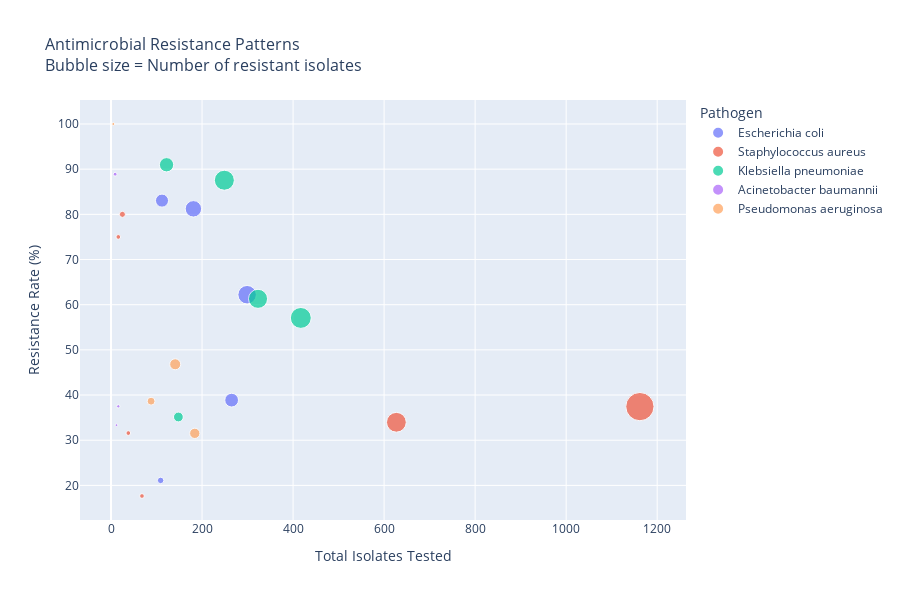

Notebook code for this chart:
### Markdown cell above
# 3. Antimicrobial Resistance Pattern Visualizations

Visualize resistance patterns and high-priority resistance combinations.

### Code cell
# Antimicrobial Resistance Visualizations
print("💊 CREATING ANTIMICROBIAL RESISTANCE VISUALIZATIONS")
print("=" * 60)

# Figure 4: High Resistance Rates (>50%) Heatmap
high_resistance = df_resistance[df_resistance['Resistance_Rate_Percent'] >= 50].copy()

if len(high_resistance) > 0:
    # Create pivot table for heatmap
    resistance_pivot = high_resistance.pivot_table(
        index='Organism', 
        columns='Drug_Name', 
        values='Resistance_Rate_Percent',
        fill_value=0
    )
    
    plt.figure(figsize=(14, 8))
    
    # Create heatmap
    sns.heatmap(resistance_pivot, 
                annot=True, 
                fmt='.1f', 
                cmap='Reds', 
                cbar_kws={'label': 'Resistance Rate (%)'}, 
                linewidths=0.5)
    
    plt.title('High Antimicrobial Resistance Rates (≥50%)\nKey Organism-Drug Combinations', 
              fontsize=14, fontweight='bold', pad=20)
    plt.xlabel('Antimicrobial Agent', fontsize=12, fontweight='bold')
    plt.ylabel('Pathogen', fontsize=12, fontweight='bold')
    plt.xticks(rotation=45, ha='right')
    plt.yticks(rotation=0)
    plt.tight_layout()
    
    # Save the figure
    resistance_heatmap_file = os.path.join(viz_output_dir, 'high_resistance_heatmap.png')
    plt.savefig(resistance_heatmap_file, dpi=300, bbox_inches='tight')
    print(f"✅ Saved: {resistance_heatmap_file}")
    plt.show()

# Figure 5: Resistance Rates by Organism (Bar Chart)
plt.figure(figsize=(14, 10))

# Calculate average resistance rate per organism
org_resistance = df_resistance.groupby('Organism')['Resistance_Rate_Percent'].agg(['mean', 'count']).round(2)
org_resistance = org_resistance[org_resistance['count'] >= 3]  # At least 3 drugs tested
org_resistance = org_resistance.sort_values('mean', ascending=True)

# Create horizontal bar chart
bars = plt.barh(range(len(org_resistance)), org_resistance['mean'], 
                color=sns.color_palette("coolwarm", len(org_resistance)))

plt.yticks(range(len(org_resistance)), org_resistance.index, fontsize=11)
plt.xlabel('Average Resistance Rate (%)', fontsize=12, fontweight='bold')
plt.title('Average Antimicrobial Resistance Rates by Pathogen\n(Organisms with ≥3 drugs tested)', 
          fontsize=14, fontweight='bold', pad=20)

# Add value labels
for i, (idx, row) in enumerate(org_resistance.iterrows()):
    plt.text(row['mean'] + 1, i, f"{row['mean']:.1f}%\n({int(row['count'])} drugs)", 
             va='center', fontsize=9)

plt.grid(axis='x', alpha=0.3)
plt.tight_layout()

# Save the figure
org_resistance_file = os.path.join(viz_output_dir, 'average_resistance_by_organism.png')
plt.savefig(org_resistance_file, dpi=300, bbox_inches='tight')
print(f"✅ Saved: {org_resistance_file}")
plt.show()

# Figure 6: Interactive Resistance Bubble Chart
fig = px.scatter(df_resistance, 
                 x='Total_Tested', 
                 y='Resistance_Rate_Percent',
                 size='Resistant_Count',
                 color='Organism',
                 hover_name='Drug_Name',
                 title='Antimicrobial Resistance Patterns<br>Bubble size = Number of resistant isolates',
                 labels={
                     'Total_Tested': 'Total Isolates Tested',
                     'Resistance_Rate_Percent': 'Resistance Rate (%)',
                     'Organism': 'Pathogen'
                 })

fig.update_layout(
    title_font_size=16,
    font_size=12,
    height=600,
    showlegend=True
)

# Save interactive plot
resistance_bubble_file = os.path.join(viz_output_dir, 'resistance_bubble_chart.html')
fig.write_html(resistance_bubble_file)
print(f"✅ Saved interactive bubble chart: {resistance_bubble_file}")
fig.show()

### Figure 1 — Plotly figure (JSON) as saved in the notebook; plotly's stock layout.template omitted (floating-point values rounded to 4 significant figures)
{"data": [{"hovertemplate": "<b>%{hovertext}</b><br><br>Pathogen=Escherichia coli<br>Total Isolates Tested=%{x}<br>Resistance Rate (%)=%{y}<br>Resistant_Count=%{marker.size}<extra></extra>", "hovertext": ["Amoxicillin/Clavulanic acid", "Ciprofloxacin", "Gentamicin", "Ceftriaxone", "Meropenem"], "legendgroup": "Escherichia coli", "marker": {"color": "#636efa", "size": [93, 186, 103, 147, 23], "sizemode": "area", "sizeref": 1.087, "symbol": "circle"}, "mode": "markers", "name": "Escherichia coli", "orientation": "v", "showlegend": true, "type": "scatter", "x": [112, 299, 265, 181, 109], "xaxis": "x", "y": [83.04, 62.21, 38.87, 81.22, 21.1], "yaxis": "y"}, {"hovertemplate": "<b>%{hovertext}</b><br><br>Pathogen=Staphylococcus aureus<br>Total Isolates Tested=%{x}<br>Resistance Rate (%)=%{y}<br>Resistant_Count=%{marker.size}<extra></extra>", "hovertext": ["Amoxicillin/Clavulanic acid", "Ciprofloxacin", "Gentamicin", "Ceftriaxone", "Meropenem", "Oxacillin"], "legendgroup": "Staphylococcus aureus", "marker": {"color": "#EF553B", "size": [12, 435, 213, 20, 12, 12], "sizemode": "area", "sizeref": 1.087, "symbol": "circle"}, "mode": "markers", "name": "Staphylococcus aureus", "orientation": "v", "showlegend": true, "type": "scatter", "x": [38, 1162, 627, 25, 16, 68], "xaxis": "x", "y": [31.58, 37.44, 33.97, 80.0, 75.0, 17.65], "yaxis": "y"}, {"hovertemplate": "<b>%{hovertext}</b><br><br>Pathogen=Klebsiella pneumoniae<br>Total Isolates Tested=%{x}<br>Resistance Rate (%)=%{y}<br>Resistant_Count=%{marker.size}<extra></extra>", "hovertext": ["Amoxicillin/Clavulanic acid", "Ciprofloxacin", "Gentamicin", "Ceftriaxone", "Meropenem"], "legendgroup": "Klebsiella pneumoniae", "marker": {"color": "#00cc96", "size": [111, 238, 198, 218, 52], "sizemode": "area", "sizeref": 1.087, "symbol": "circle"}, "mode": "markers", "name": "Klebsiella pneumoniae", "orientation": "v", "showlegend": true, "type": "scatter", "x": [122, 417, 323, 249, 148], "xaxis": "x", "y": [90.98, 57.07, 61.3, 87.55, 35.14], "yaxis": "y"}, {"hovertemplate": "<b>%{hovertext}</b><br><br>Pathogen=Acinetobacter baumannii<br>Total Isolates Tested=%{x}<br>Resistance Rate (%)=%{y}<br>Resistant_Count=%{marker.size}<extra></extra>", "hovertext": ["Ciprofloxacin", "Gentamicin", "Ceftriaxone"], "legendgroup": "Acinetobacter baumannii", "marker": {"color": "#ab63fa", "size": [6, 4, 8], "sizemode": "area", "sizeref": 1.087, "symbol": "circle"}, "mode": "markers", "name": "Acinetobacter baumannii", "orientation": "v", "showlegend": true, "type": "scatter", "x": [16, 12, 9], "xaxis": "x", "y": [37.5, 33.33, 88.89], "yaxis": "y"}, {"hovertemplate": "<b>%{hovertext}</b><br><br>Pathogen=Pseudomonas aeruginosa<br>Total Isolates Tested=%{x}<br>Resistance Rate (%)=%{y}<br>Resistant_Count=%{marker.size}<extra></extra>", "hovertext": ["Ciprofloxacin", "Gentamicin", "Ceftriaxone", "Meropenem"], "legendgroup": "Pseudomonas aeruginosa", "marker": {"color": "#FFA15A", "size": [58, 66, 5, 34], "sizemode": "area", "sizeref": 1.087, "symbol": "circle"}, "mode": "markers", "name": "Pseudomonas aeruginosa", "orientation": "v", "showlegend": true, "type": "scatter", "x": [184, 141, 5, 88], "xaxis": "x", "y": [31.52, 46.81, 100.0, 38.64], "yaxis": "y"}], "layout": {"font": {"size": 12}, "height": 600, "legend": {"itemsizing": "constant", "title": {"text": "Pathogen"}, "tracegroupgap": 0}, "showlegend": true, "title": {"font": {"size": 16}, "text": "Antimicrobial Resistance Patterns<br>Bubble size = Number of resistant isolates"}, "xaxis": {"anchor": "y", "domain": [0, 1], "title": {"text": "Total Isolates Tested"}}, "yaxis": {"anchor": "x", "domain": [0, 1], "title": {"text": "Resistance Rate (%)"}}}}
